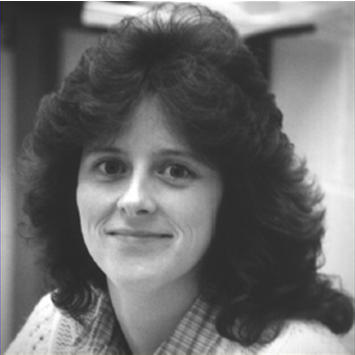
#> input picture exercise/6/the_woman.png, 355 x 355 px
$ python 4_Unsharp_Masking.py
#> lines starting #> are read from the running program, lines starting #| are printed output that depends on the picture
import cv2
import numpy as np

# 读取图像
img = cv2.imread('the_woman.png', cv2.IMREAD_GRAYSCALE)  # 确保图像路径正确
#> img: shape (355, 355); min 38, max 255, mean 108.7

# 应用高斯模糊
blurred_image = cv2.GaussianBlur(img, (5, 5), 3)
# blurred_image = cv2.medianBlur(img, 9)

# 计算原始图像和模糊图像的差
unsharp_mask = cv2.subtract(img, blurred_image)
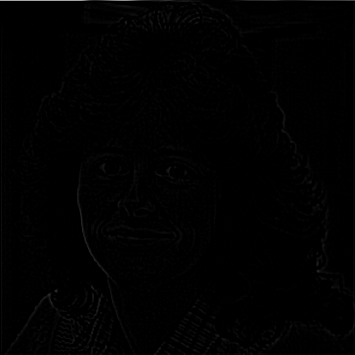
#> unsharp_mask: shape (355, 355); min 0, max 167, mean 1.3

# 将边缘加回原图以增强边缘
sharpened_img = cv2.add(img, unsharp_mask)

# 从原图中减去边缘图像，查看效果
softened_img = cv2.subtract(img, unsharp_mask)

# 显示原图、加强后的图和软化后的图
cv2.imshow('Original Image', img)
# cv2.imshow('Unsharp Mask', unsharp_mask)
cv2.imshow('Sharpened Image', sharpened_img)
cv2.imshow('Softened Image', softened_img)


cv2.waitKey(0)  # 等待按键事件
cv2.destroyAllWindows()  # 关闭所有窗口
